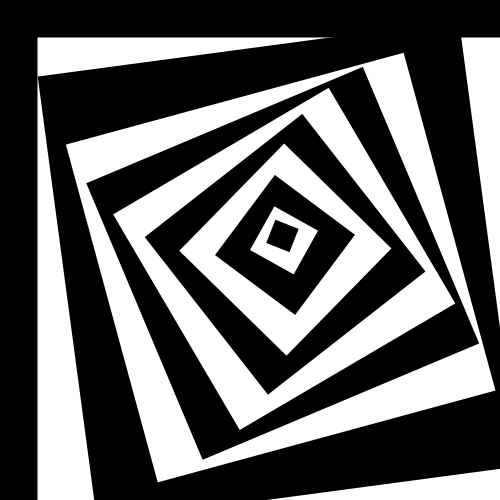
Frame 1 (no input)
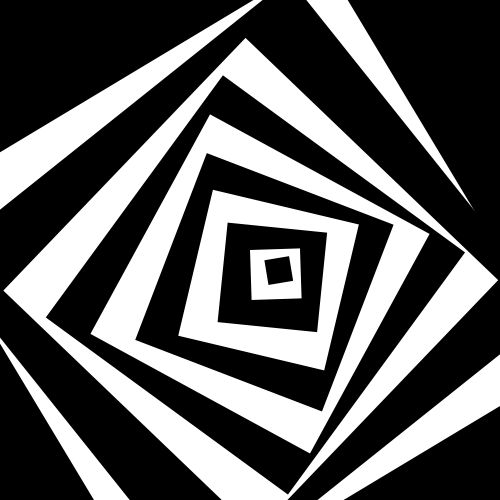
Frame 60 (the mouse pressed at the canvas centre just before this capture)
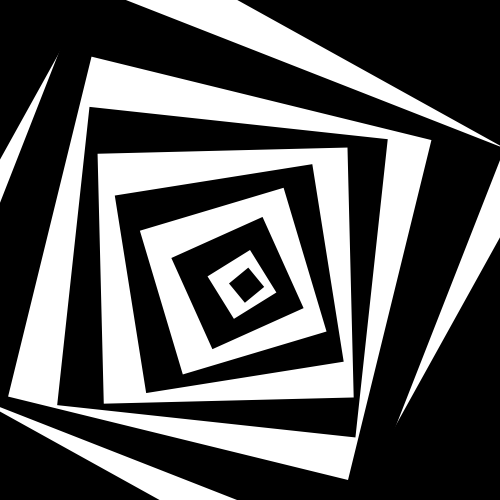
Frame 120 (the mouse held since frame 60 and released just before this capture)

The Processing sketch that drew these frames (run headless with seeded random() and noise(); from frame 60 on, the mouse is pressed at the canvas centre):

// Processing sketch: processing_58382
// ── processing_58382.pde

float deg = 45.0;
float rad = radians(deg);
float Rot = 0;
float xpos= 0;
float ypos= 0;
float RotRev = 0;

void setup () {
 size(500,500);
smooth();
}

void draw(){
  background(0);
  square1();
  square2();
  square3();
  square4();
  square5();
  square6();
  square7();
  square8();
  square9();
  square10();
   
}

void square1(){
  rad = radians(Rot);
  xpos = xpos+.5;
  Rot = Rot+1.0;
  rectMode(CENTER);
  noStroke();
  pushMatrix();
  translate(250,250);
  rotate(rad);
 fill(255);
rect(25,25,475,475);
popMatrix();
pushMatrix();
translate(106,35);
rotate(rad);
popMatrix();

}
void square2(){
//  rad = radians(Rot);
//  xpos = xpos+.5;
//  RotRev = RotRev-1.0;
  rectMode(CENTER);
  noStroke();
  pushMatrix();
  translate(250,250);
  rotate(rad+25);
 fill(0);
rect(25,25,425,450); 
popMatrix();
pushMatrix();
translate(106,35);
rotate(rad);
popMatrix();
}

void square3(){
//  rad = radians(Rot);
//  xpos = xpos+.5;
//  Rot = Rot+1.0;
  rectMode(CENTER);
  noStroke();
  pushMatrix();
  translate(250,250);
  rotate(rad+50);
 fill(255);
rect(25,25,350,350); 
popMatrix();
pushMatrix();
translate(106,35);
rotate(rad);
popMatrix();
}

void square4(){
//  rad = radians(Rot);
//  xpos = xpos+.5;
//  Rot = Rot+1.0;
  rectMode(CENTER);
  noStroke();
  pushMatrix();
  translate(250,250);
  rotate(rad+75);
 fill(0);
rect(25,25,300,300); 
popMatrix();
pushMatrix();
translate(106,35);
rotate(rad);
popMatrix();
}

void square5(){
//  rad = radians(Rot);
//  xpos = xpos+.5;
//  Rot = Rot+1.0;
  rectMode(CENTER);
  noStroke();
  pushMatrix();
  translate(250,250);
  rotate(rad+100);
 fill(255);
rect(25,25,250,250); 
popMatrix();
pushMatrix();
translate(106,35);
rotate(rad);
popMatrix();
}

void square6(){
//  rad = radians(Rot);
//  xpos = xpos+.5;
//  Rot = Rot+1.0;
  rectMode(CENTER);
  noStroke();
  pushMatrix();
  translate(250,250);
  rotate(rad+125);
 fill(0);
rect(25,25,200,200); 
popMatrix();
pushMatrix();
translate(106,35);
rotate(rad);
popMatrix();
}

void square7(){
//   rad = radians(Rot);
//  xpos = xpos+.5;
//  Rot = Rot+1.0;
  rectMode(CENTER);
  noStroke();
  pushMatrix();
  translate(250,250);
  rotate(rad+150);
 fill(255);
rect(25,25,150,150); 
popMatrix();
pushMatrix();
translate(106,35);
rotate(rad);
popMatrix();
}

void square8(){
//   rad = radians(Rot);
//  xpos = xpos+.5;
//  Rot = Rot+1.0;
  rectMode(CENTER);
  noStroke();
  pushMatrix();
  translate(250,250);
  rotate(rad+175);
 fill(0);
rect(25,25,100,100); 
popMatrix();
pushMatrix();
translate(106,35);
rotate(rad);
popMatrix();
}

void square9(){
//  rad = radians(Rot);
//  xpos = xpos+.5;
//  Rot = Rot+1.0;
  rectMode(CENTER);
  noStroke();
  pushMatrix();
  translate(250,250);
  rotate(rad+200);
 fill(255);
rect(25,25,50,50); 
popMatrix();
pushMatrix();
translate(106,35);
rotate(rad);
popMatrix();
}

void square10(){
//   rad = radians(Rot);
//  xpos = xpos+.5;
//  Rot = Rot+1.0;
  rectMode(CENTER);
  noStroke();
  pushMatrix();
  translate(250,250);
  rotate(rad+225);
 fill(0);
rect(25,25,25,25); 
popMatrix();
pushMatrix();
translate(106,35);
rotate(rad);
popMatrix();
}
